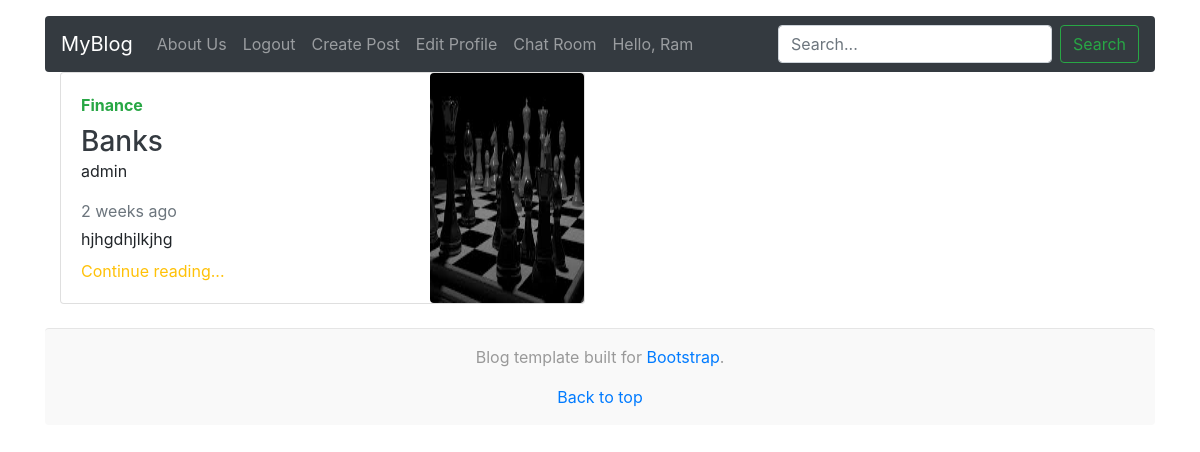
Screenshot of /post-detail/Banks (signed in) with the database file from the repository.
### post/models.py (models this page shows, shortened)
class Author(models.Model):
    user = models.OneToOneField(User,on_delete=models.CASCADE,primary_key=True)
    name = models.CharField(max_length=50,null=True)
    phone = models.CharField(max_length=20)
    address = models.CharField(max_length=50,blank=True)
    profile_pic = models.ImageField(upload_to="authors/",default='authors/ava.JPG')

class BlogPost(models.Model):
    title = models.CharField(max_length=254, unique=True)
    author = models.ForeignKey(User, on_delete=models.CASCADE)
    category = models.ForeignKey(Category, on_delete=models.CASCADE)
    content = models.TextField()
    image = models.ImageField(upload_to="posts/")
    created_at = models.DateTimeField(auto_now_add=True)
    is_active = models.BooleanField(default=True)
    is_featured = models.BooleanField(default=False)
    @property
    def image_url(self):
        return self.image.url

class Category(models.Model):
    name = models.CharField(max_length=50, unique=True)
    is_active = models.BooleanField(default=True)
    def __str__(self):
        return self.name

### post/views.py (the view)
# urls.py: path('post-detail/<str:pk>',post_details,name='post-detail'),
def post_details(request,pk):
    post = BlogPost.objects.get(title=pk)
    context = {
        'post':post,
    }
    return render(request,'post/detail.html',context)

### post/templates/post/detail.html (shortened to what this page needs)
{% extends 'post/base.html' %}
{% load humanize %}
{% block body %}
<div class="container">
        <div class="col-md-6">
            <div class="card flex-md-row mb-4 box-shadow h-md-250">
                <div class="row">
                    <div class="col-lg-8 col-md-12 col-sm-12">
                        <div class="card-body d-flex flex-column align-items-start">
                            <strong class="d-inline-block mb-2 text-success">{{post.category}}</strong>
                            <h3 class="mb-0">
                                <a class="text-dark" href="/post/this-post-if-from-nother-user">
                                    {{post.title}}
                                </a>
                            </h3>
                            <p>{{post.author}}</p>
                            <div class="mb-1 text-muted">{{post.created_at|naturaltime}}</div>
                            <p class="card-text mb-auto">{{post.content}}</p>
                            <a href="/post/this-post-if-from-nother-user" class="mt-2 text-warning">Continue
                                reading...</a>
                        </div>
                    </div>
                    <div class="col-lg-4 col-md-12 col-sm-12">
                        <img class="img-fluid rounded h-100 w-100" src="{{post.image_url}}" alt="this post if from nother user">
                    </div>
                </div>
        </div>
    </div>
</div>
{% endblock body %}

### post/templates/post/base.html (shortened to what this page needs)
{% load static %}
<!DOCTYPE html>
<html lang="en">
    <head>
        <link rel="stylesheet" href="https://maxcdn.bootstrapcdn.com/bootstrap/4.0.0/css/bootstrap.min.css" />
    </head>
    <body>
        <div class="container mt-3">
            <nav class="navbar navbar-expand-lg navbar-dark bg-dark rounded justify-content-between">
                <a class="navbar-brand" href="/">MyBlog</a>
                <div class="collapse navbar-collapse" id="navbarSupportedContent">
                    <ul class="navbar-nav mr-auto">
                        <li class="nav-item ">
                            <a class="nav-link" href="#">About Us</a>
                        </li>
                        {% if user.is_authenticated %}
                        <li class="nav-item">
                            <a class="nav-link" href="{% url 'logout' %}">Logout </a>
                        </li>
                        <li class="nav-item">
                            <a class="nav-link" href="{% url 'create-post' %}">Create Post </a>
                        </li>
                        <li class="nav-item">
                            <a class="nav-link" href="{% url 'edit-profile' %}">Edit Profile</a>
                        </li>
                        <li class="nav-item">
                            <a class="nav-link" href="{% url 'chat' %}">Chat Room</a>
                        </li>
                        <li class="nav-item">
                            <a class="nav-link" href="{% url 'mypost' %}" aria-disabled="true">Hello, {{user.author.name}} </a>
                        </li>
                        {% endif %}
                    </ul>
                    <form class="form-inline my-2 my-lg-0" action="/" method="GET">
                        <input required class="form-control mr-sm-2" name="q" type="search" placeholder="Search..."
                            aria-label="Search">
                        <button class="btn btn-outline-success my-2 my-sm-0" type="submit">Search</button>
                    </form>
                </div>
            </nav>
        </div>
        {% block body %}
        {% endblock body %}
        <div class="container mt-3">
            <footer class="blog-footer rounded">
                <p>Blog template built for <a href="#">Bootstrap</a>.</p>
                <p>
                    <a href="#">Back to top</a>
                </p>
            </footer>
        </div>
    </body>
</html>

### post/templates/post/base.html (style rules this page uses)
body { overflow-x: hidden; }
.blog-footer { margin-top: 20px; padding: 1rem 0; color: #999; text-align: center; background-color: #f9f9f9; border-top: .05rem solid #e5e5e5; }
.blog-footer p:last-child { margin-bottom: 0; }

### rows the page displays
BlogPost: category "Finance", title "Banks", author "admin", created_at "2 weeks ago", content "hjhgdhjlkjhg", image_url (picture)

### other values shown
{{ user.author.name }} "Ram"
